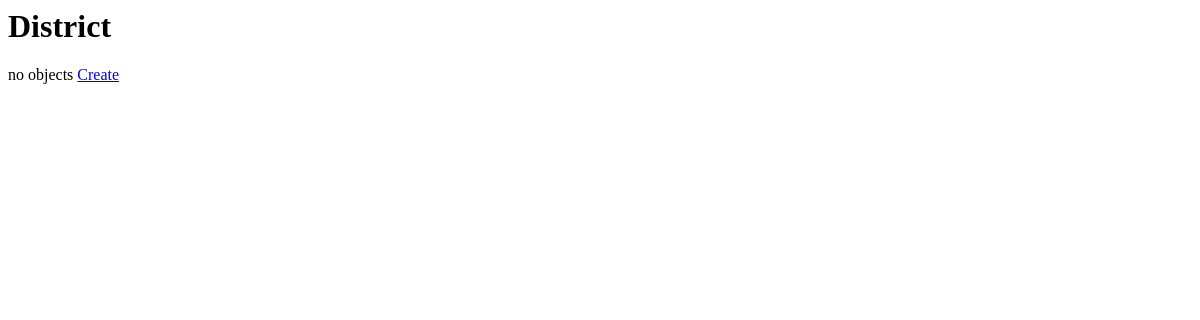
/district/, run on an earlier commit of the app's database.
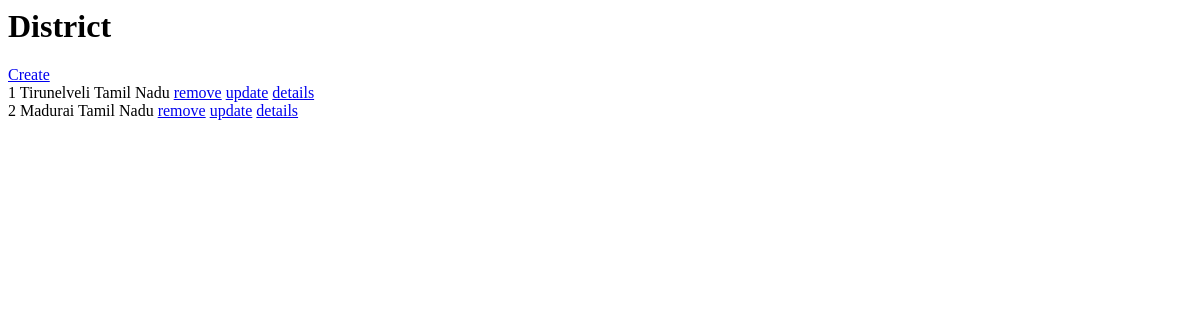
And on a later commit of the database.
### user/models.py (models this page shows)
class District(models.Model):
    name = models.CharField(max_length=255)
    state = models.ForeignKey("State", on_delete=models.PROTECT)
    def __str__(self):
        return f"{self.name} {self.state}"

class State(models.Model):
    name = models.CharField(max_length=255)
    def __str__(self):
        return self.name

### user/views.py (the view)
# urls.py: path("district/", DistrictView.as_view()),
class DistrictView(ListView):
    queryset = District.objects.all()
    template_name = "district.html"
    context_object_name = "districts"

### templates/district.html
<h1>District</h1>
{%if not districts%} no objects {%endif%}
<a href="/district-create/">Create</a><br />
{% for district in districts%} {{forloop.counter}} {{district}}
<a href="/district-delete/{{district.id}}">remove</a>
<a href="/district-update/{{district.id}}">update</a>
<a href="/district-detail/{{district.id}}">details</a><br />
{% endfor %}

What changed in the data, as far as the page shows it:
added District: name+state "Tirunelveli Tamil Nadu"
added District: name+state "Madurai Tamil Nadu"
Also different on the page:
text no longer shown: "no objects"
